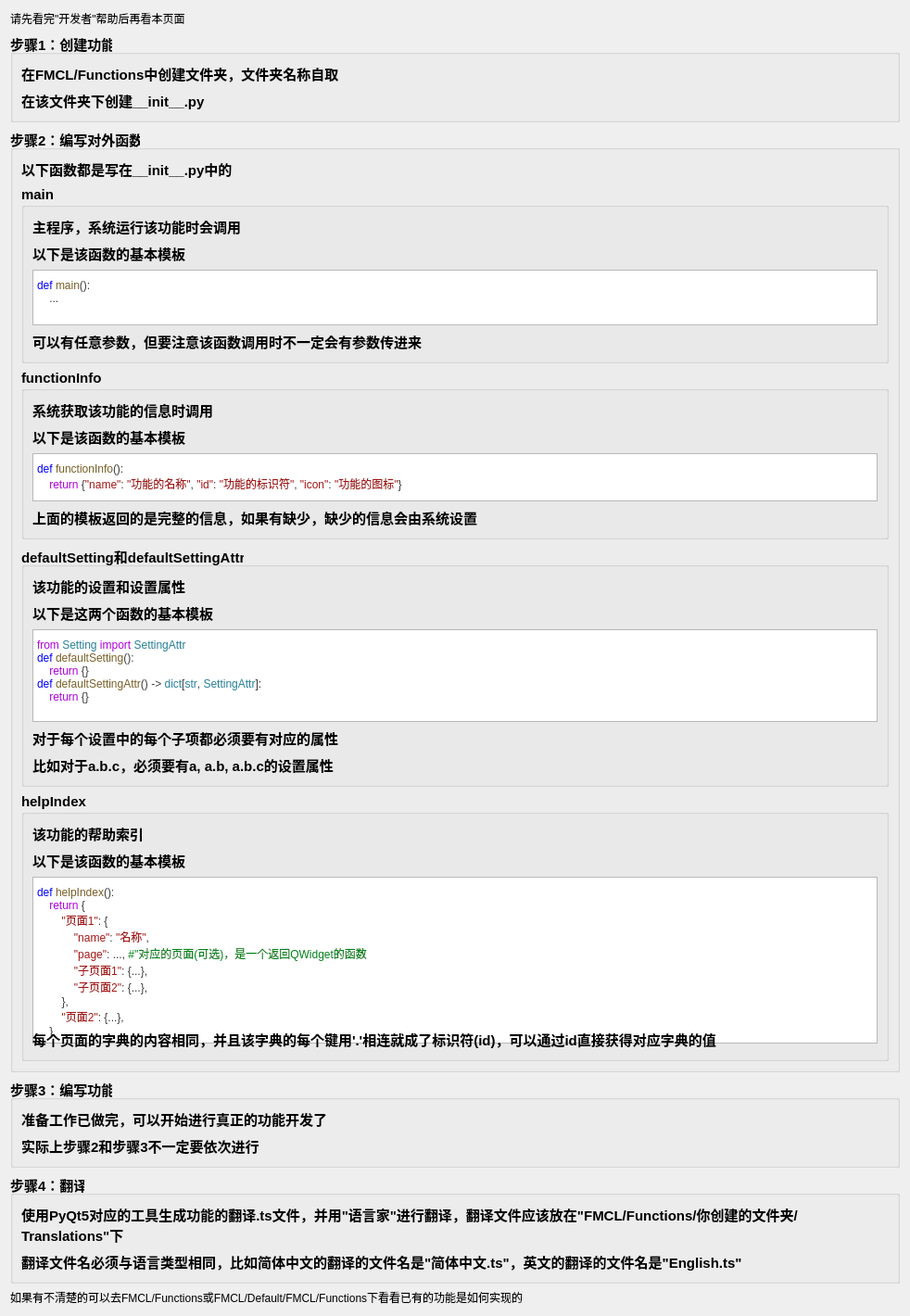
     <widget class="QWidget" name="scrollAreaWidgetContents">
      <property name="geometry">
       <rect>
        <x>0</x>
        <y>0</y>
        <width>982</width>
        <height>1296</height>
       </rect>
      </property>
      <layout class="QGridLayout" name="gridLayout_2">
       <item row="0" column="0">
        <widget class="BodyLabel" name="BodyLabel">
         <property name="text">
          <string>请先看完&quot;开发者&quot;帮助后再看本页面</string>
         </property>
         <property name="wordWrap">
          <bool>true</bool>
         </property>
         <property name="lightColor" stdset="0">
          <color>
           <red>255</red>
           <green>0</green>
           <blue>0</blue>
          </color>
         </property>
        </widget>
       </item>
       <item row="5" column="0">
        <widget class="BodyLabel" name="BodyLabel_19">
         <property name="text">
          <string>如果有不清楚的可以去FMCL/Functions或FMCL/Default/FMCL/Functions下看看已有的功能是如何实现的</string>
         </property>
         <property name="wordWrap">
          <bool>true</bool>
         </property>
         <property name="lightColor" stdset="0">
          <color>
           <red>0</red>
           <green>0</green>
           <blue>255</blue>
          </color>
         </property>
        </widget>
       </item>
       <item row="6" column="0">
        <spacer name="verticalSpacer">
         <property name="orientation">
          <enum>Qt::Vertical</enum>
         </property>
         <property name="sizeHint" stdset="0">
          <size>
           <width>0</width>
           <height>0</height>
          </size>
         </property>
        </spacer>
       </item>
       <item row="3" column="0">
        <widget class="QGroupBox" name="groupBox_7">
         <property name="font">
          <font>
           <pointsize>11</pointsize>
           <bold>true</bold>
          </font>
         </property>
         <property name="title">
          <string>步骤3：编写功能</string>
         </property>
         <layout class="QGridLayout" name="gridLayout_9">
          <item row="0" column="0">
           <widget class="BodyLabel" name="BodyLabel_17">
            <property name="text">
             <string>准备工作已做完，可以开始进行真正的功能开发了</string>
            </property>
            <property name="wordWrap">
             <bool>true</bool>
            </property>
           </widget>
          </item>
          <item row="1" column="0">
           <widget class="BodyLabel" name="BodyLabel_22">
            <property name="text">
             <string>实际上步骤2和步骤3不一定要依次进行</string>
            </property>
            <property name="wordWrap">
             <bool>true</bool>
            </property>
           </widget>
          </item>
         </layout>
        </widget>
       </item>
       <item row="1" column="0">
        <widget class="QGroupBox" name="groupBox">
         <property name="font">
          <font>
           <pointsize>11</pointsize>
           <bold>true</bold>
          </font>
         </property>
         <property name="title">
          <string>步骤1：创建功能</string>
         </property>
         <layout class="QGridLayout" name="gridLayout_3">
          <item row="0" column="0">
           <widget class="BodyLabel" name="BodyLabel_2">
            <property name="text">
             <string>在FMCL/Functions中创建文件夹，文件夹名称自取</string>
            </property>
            <property name="wordWrap">
             <bool>true</bool>
            </property>
           </widget>
          </item>
          <item row="1" column="0">
           <widget class="BodyLabel" name="BodyLabel_3">
            <property name="text">
             <string>在该文件夹下创建__init__.py</string>
            </property>
            <property name="wordWrap">
             <bool>true</bool>
            </property>
           </widget>
          </item>
         </layout>
        </widget>
       </item>
       <item row="2" column="0">
        <widget class="QGroupBox" name="groupBox_2">
         <property name="font">
          <font>
           <pointsize>11</pointsize>
           <bold>true</bold>
          </font>
         </property>
         <property name="title">
          <string>步骤2：编写对外函数</string>
         </property>
         <layout class="QGridLayout" name="gridLayout_4">
          <item row="3" column="0">
           <widget class="QGroupBox" name="groupBox_5">
            <property name="font">
             <font>
              <pointsize>11</pointsize>
             </font>
            </property>
            <property name="title">
             <string>defaultSetting和defaultSettingAttr</string>
            </property>
            <layout class="QGridLayout" name="gridLayout_7">
             <item row="1" column="0">
              <widget class="BodyLabel" name="BodyLabel_11">
               <property name="text">
                <string>以下是这两个函数的基本模板</string>
               </property>
               <property name="wordWrap">
                <bool>true</bool>
               </property>
              </widget>
             </item>
             <item row="0" column="0">
              <widget class="BodyLabel" name="BodyLabel_10">
               <property name="text">
                <string>该功能的设置和设置属性</string>
               </property>
               <property name="wordWrap">
                <bool>true</bool>
               </property>
              </widget>
             </item>
             <item row="3" column="0">
              <widget class="BodyLabel" name="BodyLabel_12">
               <property name="text">
                <string>对于每个设置中的每个子项都必须要有对应的属性</string>
               </property>
               <property name="wordWrap">
                <bool>true</bool>
               </property>
              </widget>
             </item>
             <item row="2" column="0">
              <widget class="TextEdit" name="TextEdit_3">
               <property name="sizePolicy">
                <sizepolicy hsizetype="Expanding" vsizetype="Expanding">
                 <horstretch>0</horstretch>
                 <verstretch>0</verstretch>
                </sizepolicy>
               </property>
               <property name="minimumSize">
                <size>
                 <width>0</width>
                 <height>100</height>
                </size>
               </property>
               <property name="maximumSize">
                <size>
                 <width>16777215</width>
                 <height>100</height>
                </size>
               </property>
               <property name="autoFormatting">
                <set>QTextEdit::AutoNone</set>
               </property>
               <property name="readOnly">
                <bool>true</bool>
               </property>
               <property name="html">
                <string>&lt;!DOCTYPE HTML PUBLIC &quot;-//W3C//DTD HTML 4.0//EN&quot; &quot;http://www.w3.org/TR/REC-html40/strict.dtd&quot;&gt;
&lt;html&gt;&lt;head&gt;&lt;meta name=&quot;qrichtext&quot; content=&quot;1&quot; /&gt;&lt;meta charset=&quot;utf-8&quot; /&gt;&lt;style type=&quot;text/css&quot;&gt;
p, li { white-space: pre-wrap; }
hr { height: 1px; border-width: 0; }
li.unchecked::marker { content: &quot;\2610&quot;; }
li.checked::marker { content: &quot;\2612&quot;; }
&lt;/style&gt;&lt;/head&gt;&lt;body style=&quot; font-family:'Segoe UI','Microsoft YaHei','PingFang SC'; font-size:14px; font-weight:400; font-style:normal;&quot;&gt;
&lt;p style=&quot; margin-top:0px; margin-bottom:0px; margin-left:0px; margin-right:0px; -qt-block-indent:0; text-indent:0px; line-height:19px;&quot;&gt;&lt;span style=&quot; font-family:'Consolas','Courier New','monospace'; font-size:9pt; color:#af00db;&quot;&gt;from&lt;/span&gt;&lt;span style=&quot; font-family:'Consolas','Courier New','monospace'; font-size:9pt; color:#3b3b3b;&quot;&gt; &lt;/span&gt;&lt;span style=&quot; font-family:'Consolas','Courier New','monospace'; font-size:9pt; color:#267f99;&quot;&gt;Setting&lt;/span&gt;&lt;span style=&quot; font-family:'Consolas','Courier New','monospace'; font-size:9pt; color:#3b3b3b;&quot;&gt; &lt;/span&gt;&lt;span style=&quot; font-family:'Consolas','Courier New','monospace'; font-size:9pt; color:#af00db;&quot;&gt;import&lt;/span&gt;&lt;span style=&quot; font-family:'Consolas','Courier New','monospace'; font-size:9pt; color:#3b3b3b;&quot;&gt; &lt;/span&gt;&lt;span style=&quot; font-family:'Consolas','Courier New','monospace'; font-size:9pt; color:#267f99;&quot;&gt;SettingAttr&lt;/span&gt;&lt;/p&gt;
&lt;p style=&quot; margin-top:0px; margin-bottom:0px; margin-left:0px; margin-right:0px; -qt-block-indent:0; text-indent:0px;&quot;&gt;&lt;span style=&quot; font-family:'Consolas','Courier New','monospace'; font-size:9pt; color:#0000ff;&quot;&gt;def&lt;/span&gt;&lt;span style=&quot; font-family:'Consolas','Courier New','monospace'; font-size:9pt; color:#3b3b3b;&quot;&gt; &lt;/span&gt;&lt;span style=&quot; font-family:'Consolas','Courier New','monospace'; font-size:9pt; color:#795e26;&quot;&gt;defaultSetting&lt;/span&gt;&lt;span style=&quot; font-family:'Consolas','Courier New','monospace'; font-size:9pt; color:#3b3b3b;&quot;&gt;():&lt;/span&gt;&lt;/p&gt;
&lt;p style=&quot; margin-top:0px; margin-bottom:0px; margin-left:0px; margin-right:0px; -qt-block-indent:0; text-indent:0px;&quot;&gt;&lt;span style=&quot; font-family:'Consolas','Courier New','monospace'; font-size:9pt; color:#3b3b3b;&quot;&gt;    &lt;/span&gt;&lt;span style=&quot; font-family:'Consolas','Courier New','monospace'; font-size:9pt; color:#af00db;&quot;&gt;return&lt;/span&gt;&lt;span style=&quot; font-family:'Consolas','Courier New','monospace'; font-size:9pt; color:#3b3b3b;&quot;&gt; {}&lt;/span&gt;&lt;/p&gt;
&lt;p style=&quot; margin-top:0px; margin-bottom:0px; margin-left:0px; margin-right:0px; -qt-block-indent:0; text-indent:0px;&quot;&gt;&lt;span style=&quot; font-family:'Consolas','Courier New','monospace'; font-size:9pt; color:#0000ff;&quot;&gt;def&lt;/span&gt;&lt;span style=&quot; font-family:'Consolas','Courier New','monospace'; font-size:9pt; color:#3b3b3b;&quot;&gt; &lt;/span&gt;&lt;span style=&quot; font-family:'Consolas','Courier New','monospace'; font-size:9pt; color:#795e26;&quot;&gt;defaultSettingAttr&lt;/span&gt;&lt;span style=&quot; font-family:'Consolas','Courier New','monospace'; font-size:9pt; color:#3b3b3b;&quot;&gt;() -&amp;gt; &lt;/span&gt;&lt;span style=&quot; font-family:'Consolas','Courier New','monospace'; font-size:9pt; color:#267f99;&quot;&gt;dict&lt;/span&gt;&lt;span style=&quot; font-family:'Consolas','Courier New','monospace'; font-size:9pt; color:#3b3b3b;&quot;&gt;[&lt;/span&gt;&lt;span style=&quot; font-family:'Consolas','Courier New','monospace'; font-size:9pt; color:#267f99;&quot;&gt;str&lt;/span&gt;&lt;span style=&quot; font-family:'Consolas','Courier New','monospace'; font-size:9pt; color:#3b3b3b;&quot;&gt;, &lt;/span&gt;&lt;span style=&quot; font-family:'Consolas','Courier New','monospace'; font-size:9pt; color:#267f99;&quot;&gt;SettingAttr&lt;/span&gt;&lt;span style=&quot; font-family:'Consolas','Courier New','monospace'; font-size:9pt; color:#3b3b3b;&quot;&gt;]:&lt;/span&gt;&lt;/p&gt;
&lt;p style=&quot; margin-top:0px; margin-bottom:0px; margin-left:0px; margin-right:0px; -qt-block-indent:0; text-indent:0px;&quot;&gt;&lt;span style=&quot; font-family:'Consolas','Courier New','monospace'; font-size:9pt; color:#3b3b3b;&quot;&gt;    &lt;/span&gt;&lt;span style=&quot; font-family:'Consolas','Courier New','monospace'; font-size:9pt; color:#af00db;&quot;&gt;return&lt;/span&gt;&lt;span style=&quot; font-family:'Consolas','Courier New','monospace'; font-size:9pt; color:#3b3b3b;&quot;&gt; {}&lt;/span&gt;&lt;/p&gt;&lt;/body&gt;&lt;/html&gt;</string>
               </property>
               <property name="overwriteMode">
                <bool>false</bool>
               </property>
              </widget>
             </item>
             <item row="4" column="0">
              <widget class="BodyLabel" name="BodyLabel_13">
               <property name="text">
                <string>比如对于a.b.c，必须要有a, a.b, a.b.c的设置属性</string>
               </property>
               <property name="wordWrap">
                <bool>true</bool>
               </property>
              </widget>
             </item>
            </layout>
           </widget>
          </item>
          <item row="2" column="0">
           <widget class="QGroupBox" name="groupBox_4">
            <property name="font">
             <font>
              <pointsize>11</pointsize>
             </font>
            </property>
            <property name="title">
             <string>functionInfo</string>
            </property>
            <layout class="QGridLayout" name="gridLayout_6">
             <item row="2" column="0">
              <widget class="TextEdit" name="TextEdit_2">
               <property name="minimumSize">
                <size>
                 <width>0</width>
                 <height>52</height>
                </size>
               </property>
               <property name="maximumSize">
                <size>
                 <width>16777215</width>
                 <height>52</height>
                </size>
               </property>
               <property name="readOnly">
                <bool>true</bool>
               </property>
               <property name="html">
                <string>&lt;!DOCTYPE HTML PUBLIC &quot;-//W3C//DTD HTML 4.0//EN&quot; &quot;http://www.w3.org/TR/REC-html40/strict.dtd&quot;&gt;
&lt;html&gt;&lt;head&gt;&lt;meta name=&quot;qrichtext&quot; content=&quot;1&quot; /&gt;&lt;meta charset=&quot;utf-8&quot; /&gt;&lt;style type=&quot;text/css&quot;&gt;
p, li { white-space: pre-wrap; }
hr { height: 1px; border-width: 0; }
li.unchecked::marker { content: &quot;\2610&quot;; }
li.checked::marker { content: &quot;\2612&quot;; }
&lt;/style&gt;&lt;/head&gt;&lt;body style=&quot; font-family:'Segoe UI','Microsoft YaHei','PingFang SC'; font-size:14px; font-weight:400; font-style:normal;&quot;&gt;
&lt;p style=&quot; margin-top:0px; margin-bottom:0px; margin-left:0px; margin-right:0px; -qt-block-indent:0; text-indent:0px; line-height:19px;&quot;&gt;&lt;span style=&quot; font-family:'Consolas','Courier New','monospace'; font-size:9pt; color:#0000ff;&quot;&gt;def&lt;/span&gt;&lt;span style=&quot; font-family:'Consolas','Courier New','monospace'; font-size:9pt; color:#3b3b3b;&quot;&gt; &lt;/span&gt;&lt;span style=&quot; font-family:'Consolas','Courier New','monospace'; font-size:9pt; color:#795e26;&quot;&gt;functionInfo&lt;/span&gt;&lt;span style=&quot; font-family:'Consolas','Courier New','monospace'; font-size:9pt; color:#3b3b3b;&quot;&gt;():&lt;/span&gt;&lt;/p&gt;
&lt;p style=&quot; margin-top:0px; margin-bottom:0px; margin-left:0px; margin-right:0px; -qt-block-indent:0; text-indent:0px;&quot;&gt;&lt;span style=&quot; font-family:'Consolas','Courier New','monospace'; font-size:9pt; color:#3b3b3b;&quot;&gt;    &lt;/span&gt;&lt;span style=&quot; font-family:'Consolas','Courier New','monospace'; font-size:9pt; color:#af00db;&quot;&gt;return&lt;/span&gt;&lt;span style=&quot; font-family:'Consolas','Courier New','monospace'; font-size:9pt; color:#3b3b3b;&quot;&gt; {&lt;/span&gt;&lt;span style=&quot; font-family:'Consolas','Courier New','monospace'; font-size:9pt; color:#a31515;&quot;&gt;&amp;quot;name&amp;quot;&lt;/span&gt;&lt;span style=&quot; font-family:'Consolas','Courier New','monospace'; font-size:9pt; color:#3b3b3b;&quot;&gt;: &lt;/span&gt;&lt;span style=&quot; font-family:'Consolas','Courier New','monospace'; font-size:9pt; color:#a31515;&quot;&gt;&amp;quot;功能的名称&amp;quot;&lt;/span&gt;&lt;span style=&quot; font-family:'Consolas','Courier New','monospace'; font-size:9pt; color:#3b3b3b;&quot;&gt;, &lt;/span&gt;&lt;span style=&quot; font-family:'Consolas','Courier New','monospace'; font-size:9pt; color:#a31515;&quot;&gt;&amp;quot;id&amp;quot;&lt;/span&gt;&lt;span style=&quot; font-family:'Consolas','Courier New','monospace'; font-size:9pt; color:#3b3b3b;&quot;&gt;: &lt;/span&gt;&lt;span style=&quot; font-family:'Consolas','Courier New','monospace'; font-size:9pt; color:#a31515;&quot;&gt;&amp;quot;功能的标识符&amp;quot;&lt;/span&gt;&lt;span style=&quot; font-family:'Consolas','Courier New','monospace'; font-size:9pt; color:#3b3b3b;&quot;&gt;, &lt;/span&gt;&lt;span style=&quot; font-family:'Consolas','Courier New','monospace'; font-size:9pt; color:#a31515;&quot;&gt;&amp;quot;icon&amp;quot;&lt;/span&gt;&lt;span style=&quot; font-family:'Consolas','Courier New','monospace'; font-size:9pt; color:#3b3b3b;&quot;&gt;: &lt;/span&gt;&lt;span style=&quot; font-family:'Consolas','Courier New','monospace'; font-size:9pt; color:#a31515;&quot;&gt;&amp;quot;功能的图标&amp;quot;&lt;/span&gt;&lt;span style=&quot; font-family:'Consolas','Courier New','monospace'; font-size:9pt; color:#3b3b3b;&quot;&gt;}&lt;/span&gt;&lt;/p&gt;&lt;/body&gt;&lt;/html&gt;</string>
               </property>
              </widget>
             </item>
             <item row="0" column="0">
              <widget class="BodyLabel" name="BodyLabel_7">
               <property name="text">
                <string>系统获取该功能的信息时调用</string>
               </property>
               <property name="wordWrap">
                <bool>true</bool>
               </property>
              </widget>
             </item>
             <item row="1" column="0">
              <widget class="BodyLabel" name="BodyLabel_8">
               <property name="text">
                <string>以下是该函数的基本模板</string>
               </property>
               <property name="wordWrap">
                <bool>true</bool>
               </property>
              </widget>
             </item>
             <item row="3" column="0">
              <widget class="BodyLabel" name="BodyLabel_9">
               <property name="text">
                <string>上面的模板返回的是完整的信息，如果有缺少，缺少的信息会由系统设置</string>
               </property>
               <property name="wordWrap">
                <bool>true</bool>
               </property>
              </widget>
             </item>
            </layout>
           </widget>
          </item>
          <item row="1" column="0">
           <widget class="QGroupBox" name="groupBox_3">
            <property name="font">
             <font>
              <pointsize>11</pointsize>
             </font>
            </property>
            <property name="title">
             <string>main</string>
            </property>
            <layout class="QGridLayout" name="gridLayout_5">
             <item row="2" column="0">
              <widget class="TextEdit" name="TextEdit">
               <property name="minimumSize">
                <size>
                 <width>0</width>
                 <height>60</height>
                </size>
               </property>
               <property name="maximumSize">
                <size>
                 <width>16777215</width>
                 <height>60</height>
                </size>
               </property>
               <property name="readOnly">
                <bool>true</bool>
               </property>
               <property name="html">
                <string>&lt;!DOCTYPE HTML PUBLIC &quot;-//W3C//DTD HTML 4.0//EN&quot; &quot;http://www.w3.org/TR/REC-html40/strict.dtd&quot;&gt;
&lt;html&gt;&lt;head&gt;&lt;meta name=&quot;qrichtext&quot; content=&quot;1&quot; /&gt;&lt;meta charset=&quot;utf-8&quot; /&gt;&lt;style type=&quot;text/css&quot;&gt;
p, li { white-space: pre-wrap; }
hr { height: 1px; border-width: 0; }
li.unchecked::marker { content: &quot;\2610&quot;; }
li.checked::marker { content: &quot;\2612&quot;; }
&lt;/style&gt;&lt;/head&gt;&lt;body style=&quot; font-family:'Segoe UI','Microsoft YaHei','PingFang SC'; font-size:14px; font-weight:400; font-style:normal;&quot;&gt;
&lt;p style=&quot; margin-top:0px; margin-bottom:0px; margin-left:0px; margin-right:0px; -qt-block-indent:0; text-indent:0px; line-height:19px;&quot;&gt;&lt;span style=&quot; font-family:'Consolas','Courier New','monospace'; font-size:9pt; color:#0000ff;&quot;&gt;def&lt;/span&gt;&lt;span style=&quot; font-family:'Consolas','Courier New','monospace'; font-size:9pt; color:#3b3b3b;&quot;&gt; &lt;/span&gt;&lt;span style=&quot; font-family:'Consolas','Courier New','monospace'; font-size:9pt; color:#795e26;&quot;&gt;main&lt;/span&gt;&lt;span style=&quot; font-family:'Consolas','Courier New','monospace'; font-size:9pt; color:#3b3b3b;&quot;&gt;():&lt;/span&gt;&lt;/p&gt;
&lt;p style=&quot; margin-top:0px; margin-bottom:0px; margin-left:0px; margin-right:0px; -qt-block-indent:0; text-indent:0px;&quot;&gt;&lt;span style=&quot; font-family:'Consolas','Courier New','monospace'; font-size:9pt; color:#3b3b3b;&quot;&gt;    ...&lt;/span&gt;&lt;/p&gt;&lt;/body&gt;&lt;/html&gt;</string>
               </property>
              </widget>
             </item>
             <item row="0" column="0">
              <widget class="BodyLabel" name="BodyLabel_4">
               <property name="text">
                <string>主程序，系统运行该功能时会调用</string>
               </property>
               <property name="wordWrap">
                <bool>true</bool>
               </property>
              </widget>
             </item>
             <item row="1" column="0">
              <widget class="BodyLabel" name="BodyLabel_5">
               <property name="text">
                <string>以下是该函数的基本模板</string>
               </property>
               <property name="wordWrap">
                <bool>true</bool>
               </property>
              </widget>
             </item>
             <item row="3" column="0">
              <widget class="BodyLabel" name="BodyLabel_6">
               <property name="text">
                <string>可以有任意参数，但要注意该函数调用时不一定会有参数传进来</string>
               </property>
               <property name="wordWrap">
                <bool>true</bool>
               </property>
              </widget>
             </item>
            </layout>
           </widget>
          </item>
          <item row="4" column="0">
           <widget class="QGroupBox" name="groupBox_6">
            <property name="font">
             <font>
              <pointsize>11</pointsize>
             </font>
            </property>
            <property name="title">
             <string>helpIndex</string>
            </property>
            <layout class="QGridLayout" name="gridLayout_8">
             <item row="1" column="0">
              <widget class="BodyLabel" name="BodyLabel_15">
               <property name="text">
                <string>以下是该函数的基本模板</string>
               </property>
               <property name="wordWrap">
                <bool>true</bool>
               </property>
              </widget>
             </item>
             <item row="2" column="0">
              <widget class="TextEdit" name="TextEdit_4">
               <property name="minimumSize">
                <size>
                 <width>0</width>
                 <height>180</height>
                </size>
               </property>
               <property name="maximumSize">
                <size>
                 <width>16777215</width>
                 <height>180</height>
                </size>
               </property>
               <property name="html">
                <string>&lt;!DOCTYPE HTML PUBLIC &quot;-//W3C//DTD HTML 4.0//EN&quot; &quot;http://www.w3.org/TR/REC-html40/strict.dtd&quot;&gt;
&lt;html&gt;&lt;head&gt;&lt;meta name=&quot;qrichtext&quot; content=&quot;1&quot; /&gt;&lt;meta charset=&quot;utf-8&quot; /&gt;&lt;style type=&quot;text/css&quot;&gt;
p, li { white-space: pre-wrap; }
hr { height: 1px; border-width: 0; }
li.unchecked::marker { content: &quot;\2610&quot;; }
li.checked::marker { content: &quot;\2612&quot;; }
&lt;/style&gt;&lt;/head&gt;&lt;body style=&quot; font-family:'Segoe UI','Microsoft YaHei','PingFang SC'; font-size:14px; font-weight:400; font-style:normal;&quot;&gt;
&lt;p style=&quot; margin-top:0px; margin-bottom:0px; margin-left:0px; margin-right:0px; -qt-block-indent:0; text-indent:0px; line-height:19px;&quot;&gt;&lt;span style=&quot; font-family:'Consolas','Courier New','monospace'; font-size:9pt; color:#0000ff;&quot;&gt;def&lt;/span&gt;&lt;span style=&quot; font-family:'Consolas','Courier New','monospace'; font-size:9pt; color:#3b3b3b;&quot;&gt; &lt;/span&gt;&lt;span style=&quot; font-family:'Consolas','Courier New','monospace'; font-size:9pt; color:#795e26;&quot;&gt;helpIndex&lt;/span&gt;&lt;span style=&quot; font-family:'Consolas','Courier New','monospace'; font-size:9pt; color:#3b3b3b;&quot;&gt;():&lt;/span&gt;&lt;/p&gt;
&lt;p style=&quot; margin-top:0px; margin-bottom:0px; margin-left:0px; margin-right:0px; -qt-block-indent:0; text-indent:0px;&quot;&gt;&lt;span style=&quot; font-family:'Consolas','Courier New','monospace'; font-size:9pt; color:#3b3b3b;&quot;&gt;    &lt;/span&gt;&lt;span style=&quot; font-family:'Consolas','Courier New','monospace'; font-size:9pt; color:#af00db;&quot;&gt;return&lt;/span&gt;&lt;span style=&quot; font-family:'Consolas','Courier New','monospace'; font-size:9pt; color:#3b3b3b;&quot;&gt; {&lt;/span&gt;&lt;/p&gt;
&lt;p style=&quot; margin-top:0px; margin-bottom:0px; margin-left:0px; margin-right:0px; -qt-block-indent:0; text-indent:0px;&quot;&gt;&lt;span style=&quot; font-family:'Consolas','Courier New','monospace'; font-size:9pt; color:#3b3b3b;&quot;&gt;        &lt;/span&gt;&lt;span style=&quot; font-family:'Consolas','Courier New','monospace'; font-size:9pt; color:#a31515;&quot;&gt;&amp;quot;页面1&amp;quot;&lt;/span&gt;&lt;span style=&quot; font-family:'Consolas','Courier New','monospace'; font-size:9pt; color:#3b3b3b;&quot;&gt;: {&lt;/span&gt;&lt;/p&gt;
&lt;p style=&quot; margin-top:0px; margin-bottom:0px; margin-left:0px; margin-right:0px; -qt-block-indent:0; text-indent:0px;&quot;&gt;&lt;span style=&quot; font-family:'Consolas','Courier New','monospace'; font-size:9pt; color:#3b3b3b;&quot;&gt;            &lt;/span&gt;&lt;span style=&quot; font-family:'Consolas','Courier New','monospace'; font-size:9pt; color:#a31515;&quot;&gt;&amp;quot;name&amp;quot;&lt;/span&gt;&lt;span style=&quot; font-family:'Consolas','Courier New','monospace'; font-size:9pt; color:#3b3b3b;&quot;&gt;: &lt;/span&gt;&lt;span style=&quot; font-family:'Consolas','Courier New','monospace'; font-size:9pt; color:#a31515;&quot;&gt;&amp;quot;名称&amp;quot;&lt;/span&gt;&lt;span style=&quot; font-family:'Consolas','Courier New','monospace'; font-size:9pt; color:#3b3b3b;&quot;&gt;,&lt;/span&gt;&lt;/p&gt;
&lt;p style=&quot; margin-top:0px; margin-bottom:0px; margin-left:0px; margin-right:0px; -qt-block-indent:0; text-indent:0px;&quot;&gt;&lt;span style=&quot; font-family:'Consolas','Courier New','monospace'; font-size:9pt; color:#3b3b3b;&quot;&gt;            &lt;/span&gt;&lt;span style=&quot; font-family:'Consolas','Courier New','monospace'; font-size:9pt; color:#a31515;&quot;&gt;&amp;quot;page&amp;quot;&lt;/span&gt;&lt;span style=&quot; font-family:'Consolas','Courier New','monospace'; font-size:9pt; color:#3b3b3b;&quot;&gt;: ..., &lt;/span&gt;&lt;span style=&quot; font-family:'Consolas','Courier New','monospace'; font-size:9pt; color:#00821a;&quot;&gt;#&amp;quot;对应的页面(可选)，是一个返回QWidget的函数&lt;/span&gt;&lt;/p&gt;
&lt;p style=&quot; margin-top:0px; margin-bottom:0px; margin-left:0px; margin-right:0px; -qt-block-indent:0; text-indent:0px;&quot;&gt;&lt;span style=&quot; font-family:'Consolas','Courier New','monospace'; font-size:9pt; color:#3b3b3b;&quot;&gt;            &lt;/span&gt;&lt;span style=&quot; font-family:'Consolas','Courier New','monospace'; font-size:9pt; color:#a31515;&quot;&gt;&amp;quot;子页面1&amp;quot;&lt;/span&gt;&lt;span style=&quot; font-family:'Consolas','Courier New','monospace'; font-size:9pt; color:#3b3b3b;&quot;&gt;: {...},&lt;/span&gt;&lt;/p&gt;
&lt;p style=&quot; margin-top:0px; margin-bottom:0px; margin-left:0px; margin-right:0px; -qt-block-indent:0; text-indent:0px;&quot;&gt;&lt;span style=&quot; font-family:'Consolas','Courier New','monospace'; font-size:9pt; color:#3b3b3b;&quot;&gt;            &lt;/span&gt;&lt;span style=&quot; font-family:'Consolas','Courier New','monospace'; font-size:9pt; color:#a31515;&quot;&gt;&amp;quot;子页面2&amp;quot;&lt;/span&gt;&lt;span style=&quot; font-family:'Consolas','Courier New','monospace'; font-size:9pt; color:#3b3b3b;&quot;&gt;: {...},&lt;/span&gt;&lt;/p&gt;
&lt;p style=&quot; margin-top:0px; margin-bottom:0px; margin-left:0px; margin-right:0px; -qt-block-indent:0; text-indent:0px;&quot;&gt;&lt;span style=&quot; font-family:'Consolas','Courier New','monospace'; font-size:9pt; color:#3b3b3b;&quot;&gt;        },&lt;/span&gt;&lt;/p&gt;
&lt;p style=&quot; margin-top:0px; margin-bottom:0px; margin-left:0px; margin-right:0px; -qt-block-indent:0; text-indent:0px;&quot;&gt;&lt;span style=&quot; font-family:'Consolas','Courier New','monospace'; font-size:9pt; color:#3b3b3b;&quot;&gt;        &lt;/span&gt;&lt;span style=&quot; font-family:'Consolas','Courier New','monospace'; font-size:9pt; color:#a31515;&quot;&gt;&amp;quot;页面2&amp;quot;&lt;/span&gt;&lt;span style=&quot; font-family:'Consolas','Courier New','monospace'; font-size:9pt; color:#3b3b3b;&quot;&gt;: {...},&lt;/span&gt;&lt;/p&gt;
&lt;p style=&quot; margin-top:0px; margin-bottom:0px; margin-left:0px; margin-right:0px; -qt-block-indent:0; text-indent:0px;&quot;&gt;&lt;span style=&quot; font-family:'Consolas','Courier New','monospace'; font-size:9pt; color:#3b3b3b;&quot;&gt;    }&lt;/span&gt;&lt;/p&gt;&lt;/body&gt;&lt;/html&gt;</string>
               </property>
              </widget>
             </item>
             <item row="0" column="0">
              <widget class="BodyLabel" name="BodyLabel_14">
               <property name="text">
                <string>该功能的帮助索引</string>
               </property>
               <property name="wordWrap">
                <bool>true</bool>
               </property>
              </widget>
             </item>
             <item row="3" column="0">
              <widget class="BodyLabel" name="BodyLabel_16">
               <property name="text">
                <string>每个页面的字典的内容相同，并且该字典的每个键用'.'相连就成了标识符(id)，可以通过id直接获得对应字典的值</string>
               </property>
               <property name="wordWrap">
                <bool>true</bool>
               </property>
              </widget>
             </item>
            </layout>
           </widget>
          </item>
          <item row="0" column="0">
           <widget class="BodyLabel" name="BodyLabel_18">
            <property name="text">
             <string>以下函数都是写在__init__.py中的</string>
            </property>
            <property name="wordWrap">
             <bool>true</bool>
            </property>
           </widget>
          </item>
         </layout>
        </widget>
       </item>
       <item row="4" column="0">
        <widget class="QGroupBox" name="groupBox_8">
         <property name="font">
          <font>
           <pointsize>11</pointsize>
           <bold>true</bold>
          </font>
         </property>
         <property name="title">
          <string>步骤4：翻译</string>
         </property>
         <layout class="QGridLayout" name="gridLayout_10">
          <item row="0" column="0">
           <widget class="BodyLabel" name="BodyLabel_20">
            <property name="text">
             <string>使用PyQt5对应的工具生成功能的翻译.ts文件，并用&quot;语言家&quot;进行翻译，翻译文件应该放在&quot;FMCL/Functions/你创建的文件夹/Translations&quot;下</string>
            </property>
            <property name="wordWrap">
             <bool>true</bool>
            </property>
           </widget>
          </item>
          <item row="1" column="0">
           <widget class="BodyLabel" name="BodyLabel_21">
            <property name="text">
             <string>翻译文件名必须与语言类型相同，比如简体中文的翻译的文件名是&quot;简体中文.ts&quot;，英文的翻译的文件名是&quot;English.ts&quot;</string>
            </property>
            <property name="wordWrap">
             <bool>true</bool>
            </property>
           </widget>
          </item>
         </layout>
        </widget>
       </item>
      </layout>
     </widget>
